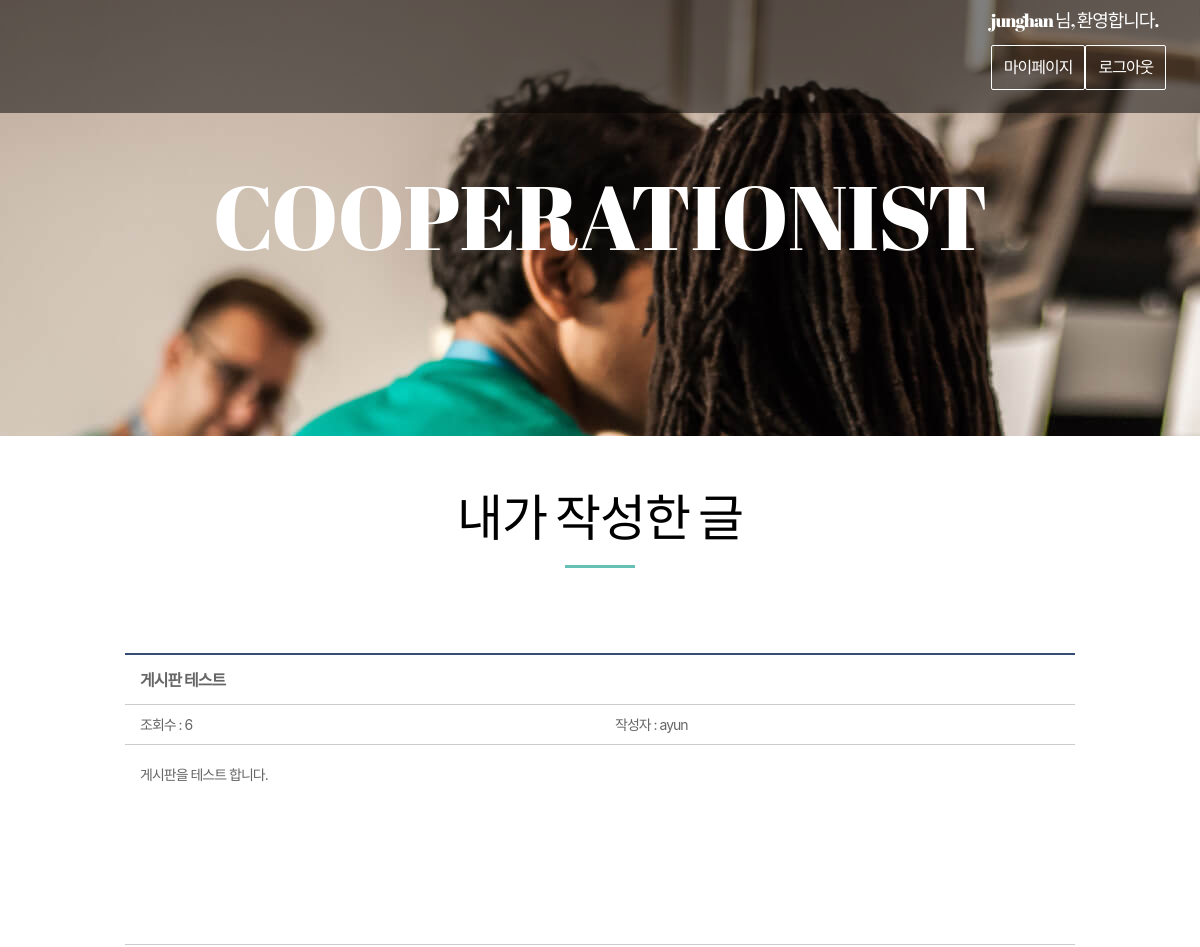
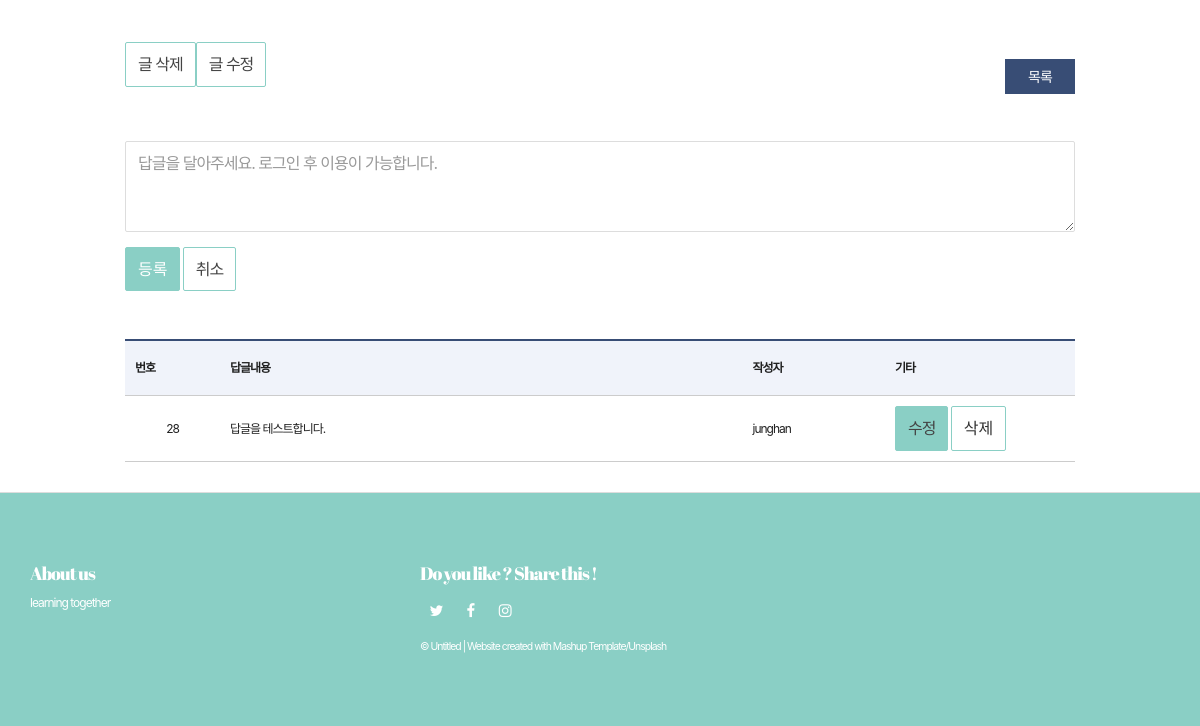
The page /myWriting/myArticle/?id=3 (signed in) on the database as committed earlier (2 pictures, top to bottom).
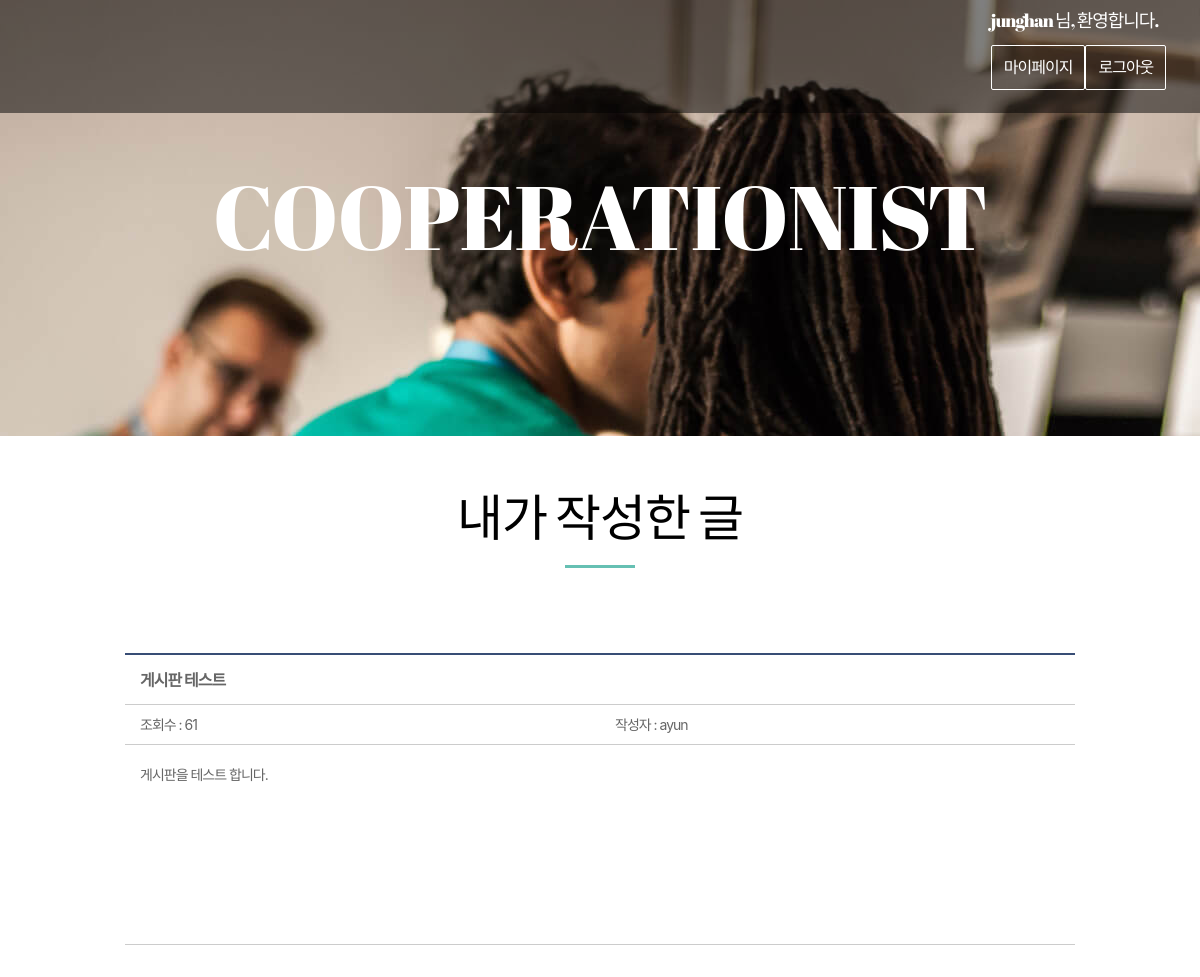
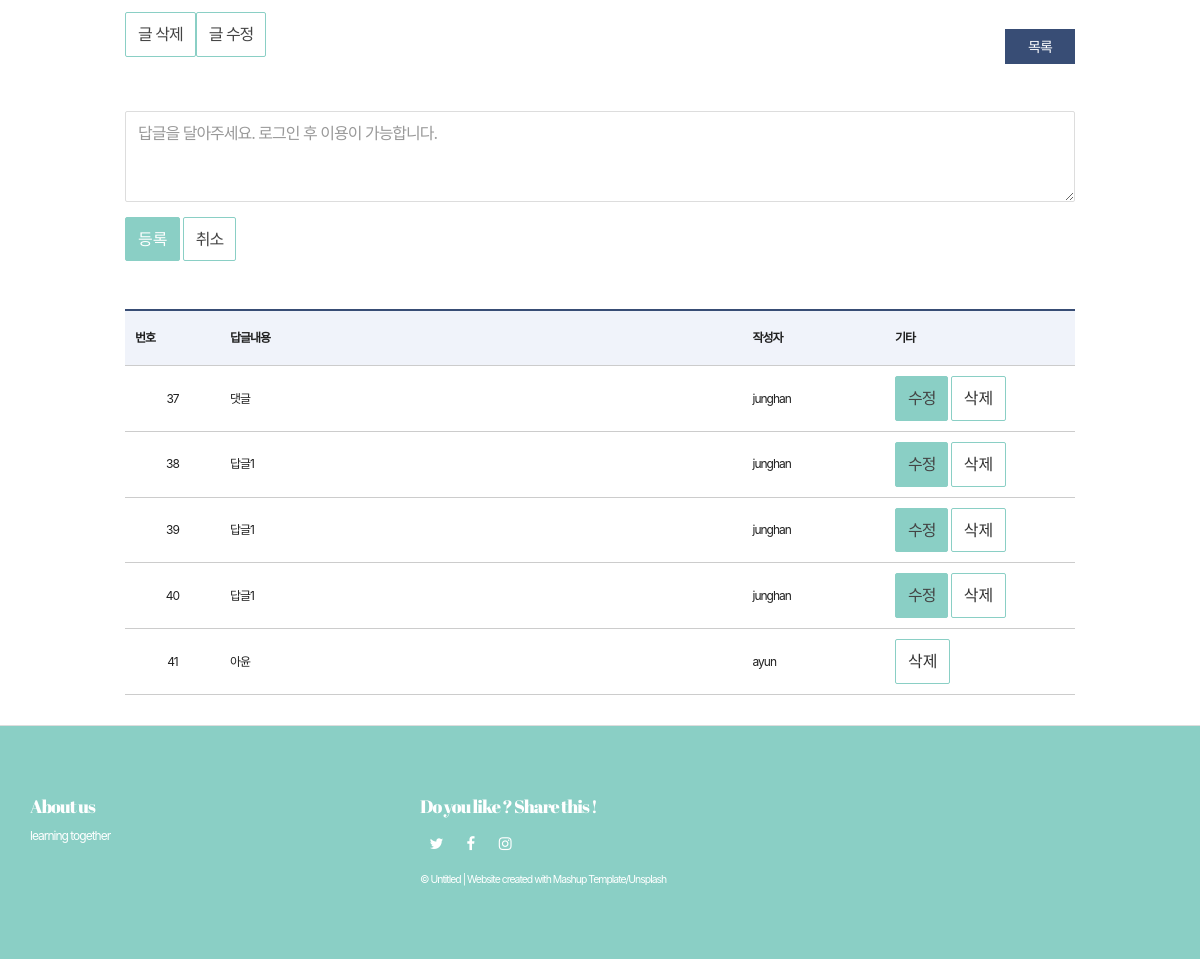
The same page on the database as committed later (2 pictures, top to bottom).
### web01/models.py (models this page shows)
class Reply(models.Model):
    objects = models.Manager()
    user = models.CharField(max_length=50)
    replyCon = models.CharField(max_length=200)
    originalCon = models.ForeignKey(Content, on_delete=models.CASCADE)

class Content(models.Model):
    objects = models.Manager()
    title = models.CharField(max_length=105)
    context = models.CharField(max_length=225)
    cnt = models.IntegerField(default=0)
    userId = models.ForeignKey(User, on_delete=models.CASCADE)

class User(models.Model):
    objects = models.Manager()
    user_id = models.CharField(max_length=50)
    password = models.CharField(max_length=50)

### web01/views.py (the view)
# urls.py: re_path(r'myArticle/$', views.myArticle, name="myArticle"),
def myArticle(request):
    get_id = request.GET['id']
    content = Content.objects.get(id = get_id)
    replies = Reply.objects.filter(originalCon=content)
    get_user = request.session['user']
    return render(request,"web01/myArticle.html",{'content':content,'replies':replies, 'user':get_user})

### web01/templates/web01/myArticle.html (shortened to what this page needs)
{% extends 'web01/base.html' %}
{% block content %}
    <br><br>
        <div class="section-container-spacer">
            <h2 class="text-center">내가 작성한 글</h2>
        </div>
    <form action="" method="GET"> {% csrf_token %}
    <div class="bodytext_area box_inner">
        <ul class="bbsview_list">
            <li class="bbs_title"> {{ content.title }} </li>
            <li class="bbs_date">조회수 : <span>{{content.cnt}}</span></li>
            <li class="bbs_date">작성자 : <span>{{content.userId.user_id}}</span></li>
            <li class="bbs_content">
                <div class="editer_content">
                    {{ content.context }}
                </div>
            </li>
        </ul>
        <a href="./deleteList/?id={{content.id}}" class="btn btn-default navbar-btn ch" >글 삭제</a>
        <a href="./updateList/?id={{content.id}}" class="btn btn-default navbar-btn ch" >글 수정</a>
        <p class="btn_line txt_right">
            <a href="{% url 'myWriting' %}" class="btn_bbs">목록</a>
        </p>
    </form>
        <br>
        <form action="./myCreateReply/" method="POST">
            <div class="form-group">
                <textarea id="Text" class="form-control" rows="3" name="context" placeholder="답글을 달아주세요. 로그인 후 이용이 가능합니다."></textarea>
            </div>
            <button type="submit" class="btn btn-primary">등록</button>
            <a href="./moreView/?id={{content.id}}" class="btn btn-default">취소</a>
        </form>
        <table class="bbsListTbl">
        <br><br><br>
            <thead>
                <tr>
                    <th scope="col">번호</th>
                    <th scope="col">답글내용</th>
                    <th scope="col">작성자</th>
                    <th scope="col">기타</th>
                </tr>
            </thead>
            <tbody>
                {% for reply in replies %}
                <form action="./myDeleteReply/" method="POST">
                    <div name='content'>
                        <tr id = "showHide">
                            <td>{{ reply.id }}</td>
                            <td class="tit_notice">{{reply.replyCon}}</a> </td>
                            <td class="tit_notice">{{reply.user}}</td>
                            <td class="tit_notice" >
                                {% if user == reply.user %}
                                <a href="#" onclick="modify('{{reply.id}}','{{reply.replyCon}}')" class="btn btn-primary">수정</a>
                                {% endif %}
                                <button type="submit" class="btn btn-default">삭제</button>
                            </td>
                        </tr>
                    </div>
                </form>
                {% endfor %}
            </tbody>
        </table>
{% endblock %}

### web01/templates/web01/base.html (shortened to what this page needs)
{% load static %}
<!DOCTYPE html>
<html lang="en">
<head>
  <link rel="stylesheet" href="{% static 'css/common.css' %}">
  <link href="{% static 'main.97292821.css'%}" rel="stylesheet"></head>
<body>
<header>
  <nav class="navbar navbar-inverse navbar-fixed-top">
    <div class="container">
      <div class="navbar-collapse">
        <button type="button" class="close" aria-label="Close"><span aria-hidden="true">&times;</span></button>
        <ul class="nav navbar-nav navbar-right white-text-container">
            {% if request.session.user %}
                <p>
                    <h4> {{ request.session.user }} 님, 환영합니다.</h4>
                    <a href="{%url 'myPage'%}" class="btn btn-default navbar-btn" >마이페이지</a>
                    <a href="{%url 'logout'%}" class="btn btn-default navbar-btn" >로그아웃</a> &nbsp;
                </p>
            {% else %}
                <p>
                    <a href="{% url 'join' %}" class="btn btn-default navbar-btn" >회원가입</a>
                    <a href="{% url 'login'%}" class="btn btn-default navbar-btn" >로그인</a>
                </p>
            {% endif %}
        </ul>
      </div>
    </div>
  </nav>
</header>
 <div class="background-image-container white-text-container" >
    <div class="overlay"></div>
    <div class="container">
        <div class="row">
                <a href="{% url 'index'%}" class="col-xs-12">
                    <h1>COOPERATIONIST</h1>
                </a>
                <p class="nav navbar-nav navbar-right white-text-container">It will be even better if we share it together.</p>
            </div>
        </div>
    </div>
{% block content %}
{% endblock %}
<footer class="footer-container white-text-container">
    <div class="container">
        <div class="row">
                <div class="col-md-4">
                    <h4>About us</h4>
                    <p>learning together</p>
                </div>
                <div class="col-md-4">
                    <h4>Do you like ? Share this !</h4>
                    <div>
                        <p>
                            <a href="https://www.twitter.com" class="fa-icon" title="">
                            <i class="fa fa-twitter" aria-hidden="true"></i>
                            </a>
                            <a href="https://www.facebook.com" class="fa-icon" title="">
                                <i class="fa fa-facebook" aria-hidden="true"></i>
                            </a>
                            <a href="https://www.instagram.com" class="fa-icon" title="">
                                <i class="fa fa-instagram" aria-hidden="true"></i>
                            </a>
                        </p>
                    </div>
                    <div>
                        <p><small>© Untitled | Website created with <a href="http://www.mashup-template.com/" title="Create website with free html template">Mashup Template</a>/<a href="https://www.unsplash.com/" title="Beautiful Free Images">Unsplash</a></small></p>
                    </div>
                </div>
        </div>
    </div>
</footer>

Rows that differ between the two databases and show on the page:
removed Reply: session.user "junghan", id "28", replyCon "답글을 테스트합니다.", user "junghan"
changed Content "게시판 테스트": cnt "6" → "61"
added Reply: id "37", replyCon "댓글", user "junghan"
added Reply: id "38", replyCon "답글1", user "junghan"
added Reply: id "39", replyCon "답글1", user "junghan"
added Reply: id "40", replyCon "답글1", user "junghan"
added Reply: id "41", replyCon "아윤", user "ayun"
Other text that changed with them:
{{ request.session.user }}: (not shown) → "junghan"
